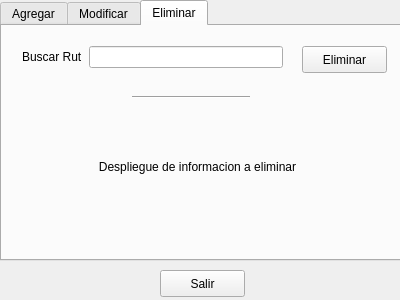
<?xml version="1.0" encoding="UTF-8"?>
<ui version="4.0">
 <class>Form</class>
 <widget class="QWidget" name="Form">
  <property name="geometry">
   <rect>
    <x>0</x>
    <y>0</y>
    <width>400</width>
    <height>300</height>
   </rect>
  </property>
  <property name="windowTitle">
   <string>Form</string>
  </property>
  <widget class="QTabWidget" name="tabWidget">
   <property name="geometry">
    <rect>
     <x>0</x>
     <y>0</y>
     <width>401</width>
     <height>261</height>
    </rect>
   </property>
   <property name="currentIndex">
    <number>2</number>
   </property>
   <widget class="QWidget" name="tab">
    <attribute name="title">
     <string>Agregar</string>
    </attribute>
    <widget class="QLabel" name="label">
     <property name="geometry">
      <rect>
       <x>10</x>
       <y>10</y>
       <width>151</width>
       <height>51</height>
      </rect>
     </property>
     <property name="text">
      <string>Datos necesarios:</string>
     </property>
    </widget>
    <widget class="QWidget" name="formLayoutWidget">
     <property name="geometry">
      <rect>
       <x>60</x>
       <y>50</y>
       <width>271</width>
       <height>118</height>
      </rect>
     </property>
     <layout class="QFormLayout" name="formLayout">
      <property name="fieldGrowthPolicy">
       <enum>QFormLayout::AllNonFixedFieldsGrow</enum>
      </property>
      <item row="0" column="0">
       <widget class="QLabel" name="nombreLabel">
        <property name="text">
         <string>Nombres</string>
        </property>
       </widget>
      </item>
      <item row="0" column="1">
       <widget class="QLineEdit" name="nombreLineEdit"/>
      </item>
      <item row="1" column="0">
       <widget class="QLabel" name="apellidosLabel">
        <property name="text">
         <string>Apellidos</string>
        </property>
       </widget>
      </item>
      <item row="1" column="1">
       <widget class="QLineEdit" name="apellidosLineEdit"/>
      </item>
      <item row="2" column="0">
       <widget class="QLabel" name="rutLabel">
        <property name="text">
         <string>Ficha</string>
        </property>
       </widget>
      </item>
      <item row="2" column="1">
       <widget class="QLineEdit" name="rutLineEdit"/>
      </item>
     </layout>
    </widget>
    <widget class="QPushButton" name="pushButton">
     <property name="geometry">
      <rect>
       <x>114</x>
       <y>190</y>
       <width>171</width>
       <height>27</height>
      </rect>
     </property>
     <property name="text">
      <string>Agregar</string>
     </property>
    </widget>
   </widget>
   <widget class="QWidget" name="tab_2">
    <attribute name="title">
     <string>Modificar</string>
    </attribute>
    <widget class="QWidget" name="formLayoutWidget_2">
     <property name="geometry">
      <rect>
       <x>20</x>
       <y>20</y>
       <width>261</width>
       <height>31</height>
      </rect>
     </property>
     <layout class="QFormLayout" name="formLayout_2">
      <item row="0" column="0">
       <widget class="QLabel" name="buscarRutLabel">
        <property name="text">
         <string>Buscar Rut</string>
        </property>
       </widget>
      </item>
      <item row="0" column="1">
       <widget class="QLineEdit" name="buscarRutLineEdit"/>
      </item>
     </layout>
    </widget>
    <widget class="Line" name="line">
     <property name="geometry">
      <rect>
       <x>130</x>
       <y>70</y>
       <width>118</width>
       <height>3</height>
      </rect>
     </property>
     <property name="orientation">
      <enum>Qt::Horizontal</enum>
     </property>
    </widget>
    <widget class="QPushButton" name="pushButton_3">
     <property name="geometry">
      <rect>
       <x>300</x>
       <y>20</y>
       <width>85</width>
       <height>27</height>
      </rect>
     </property>
     <property name="text">
      <string>Buscar</string>
     </property>
    </widget>
    <widget class="QWidget" name="formLayoutWidget_3">
     <property name="geometry">
      <rect>
       <x>70</x>
       <y>80</y>
       <width>231</width>
       <height>95</height>
      </rect>
     </property>
     <layout class="QFormLayout" name="formLayout_3">
      <item row="0" column="0">
       <widget class="QLabel" name="nombresLabel">
        <property name="text">
         <string>Nombres</string>
        </property>
       </widget>
      </item>
      <item row="0" column="1">
       <widget class="QLineEdit" name="nombresLineEdit"/>
      </item>
      <item row="1" column="0">
       <widget class="QLabel" name="apellidosLabel_2">
        <property name="text">
         <string>Apellidos</string>
        </property>
       </widget>
      </item>
      <item row="1" column="1">
       <widget class="QLineEdit" name="apellidosLineEdit_2"/>
      </item>
      <item row="2" column="1">
       <widget class="QLineEdit" name="correoLineEdit"/>
      </item>
      <item row="2" column="0">
       <widget class="QLabel" name="correoLabel">
        <property name="text">
         <string>Ficha</string>
        </property>
       </widget>
      </item>
     </layout>
    </widget>
    <widget class="QPushButton" name="pushButton_4">
     <property name="geometry">
      <rect>
       <x>110</x>
       <y>190</y>
       <width>171</width>
       <height>27</height>
      </rect>
     </property>
     <property name="text">
      <string>Modificar</string>
     </property>
    </widget>
   </widget>
   <widget class="QWidget" name="tab_3">
    <attribute name="title">
     <string>Eliminar</string>
    </attribute>
    <widget class="QWidget" name="formLayoutWidget_4">
     <property name="geometry">
      <rect>
       <x>20</x>
       <y>20</y>
       <width>261</width>
       <height>31</height>
      </rect>
     </property>
     <layout class="QFormLayout" name="formLayout_4">
      <item row="0" column="0">
       <widget class="QLabel" name="buscarRutLabel_2">
        <property name="text">
         <string>Buscar Rut</string>
        </property>
       </widget>
      </item>
      <item row="0" column="1">
       <widget class="QLineEdit" name="buscarRutLineEdit_2"/>
      </item>
     </layout>
    </widget>
    <widget class="QPushButton" name="pushButton_5">
     <property name="geometry">
      <rect>
       <x>300</x>
       <y>20</y>
       <width>85</width>
       <height>27</height>
      </rect>
     </property>
     <property name="text">
      <string>Eliminar</string>
     </property>
    </widget>
    <widget class="Line" name="line_2">
     <property name="geometry">
      <rect>
       <x>130</x>
       <y>70</y>
       <width>118</width>
       <height>3</height>
      </rect>
     </property>
     <property name="orientation">
      <enum>Qt::Horizontal</enum>
     </property>
    </widget>
    <widget class="QLabel" name="label_2">
     <property name="geometry">
      <rect>
       <x>55</x>
       <y>106</y>
       <width>281</width>
       <height>71</height>
      </rect>
     </property>
     <property name="text">
      <string>&lt;html&gt;&lt;head/&gt;&lt;body&gt;&lt;p align=&quot;center&quot;&gt;Despliegue de informacion a eliminar&lt;/p&gt;&lt;/body&gt;&lt;/html&gt;</string>
     </property>
    </widget>
   </widget>
  </widget>
  <widget class="QPushButton" name="pushButton_2">
   <property name="geometry">
    <rect>
     <x>160</x>
     <y>270</y>
     <width>85</width>
     <height>27</height>
    </rect>
   </property>
   <property name="text">
    <string>Salir</string>
   </property>
  </widget>
 </widget>
 <resources/>
 <connections/>
</ui>
